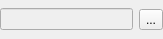
<?xml version="1.0" encoding="UTF-8"?>
<ui version="4.0">
 <class>ColorEdit</class>
 <widget class="QWidget" name="ColorEdit">
  <property name="geometry">
   <rect>
    <x>0</x>
    <y>0</y>
    <width>163</width>
    <height>39</height>
   </rect>
  </property>
  <property name="windowTitle">
   <string>Form</string>
  </property>
  <layout class="QHBoxLayout" name="horizontalLayout">
   <property name="leftMargin">
    <number>0</number>
   </property>
   <property name="topMargin">
    <number>0</number>
   </property>
   <property name="rightMargin">
    <number>0</number>
   </property>
   <property name="bottomMargin">
    <number>0</number>
   </property>
   <item>
    <widget class="QLineEdit" name="lineEdit">
     <property name="enabled">
      <bool>false</bool>
     </property>
    </widget>
   </item>
   <item>
    <widget class="QToolButton" name="toolButton">
     <property name="text">
      <string>...</string>
     </property>
    </widget>
   </item>
  </layout>
 </widget>
 <resources/>
 <connections/>
</ui>
